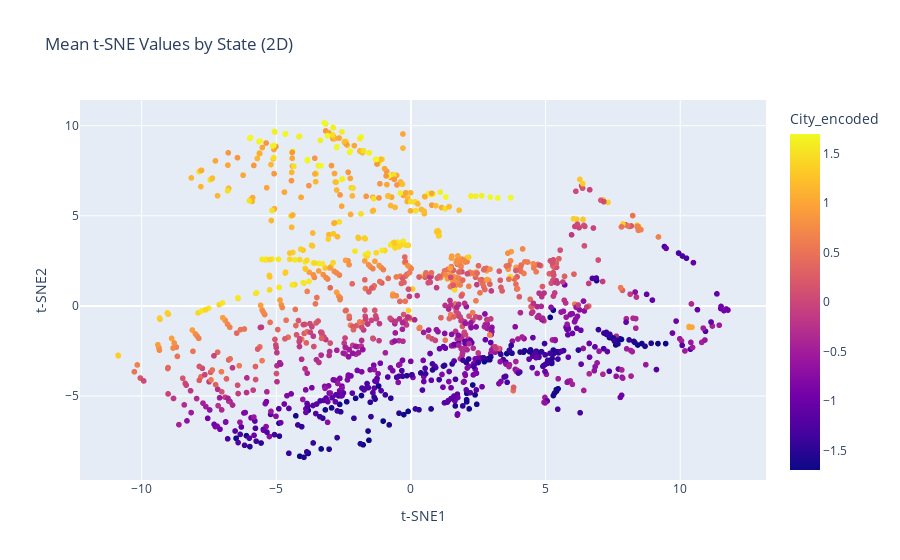

Notebook code for this chart:
### Code cell
fig = px.scatter(
    result_df_tsne,
    x='t-SNE1',
    y='t-SNE2',
    hover_name = result_df_tsne['State_encoded'],
    color='City_encoded',
    title='Mean t-SNE Values by State (2D)',
    labels={'Component_1': 'Mean Component 1', 'Component_2': 'Mean Component 2'}
)

# Show the plot
fig.show()

### Figure 1 — Plotly figure (JSON) as saved in the notebook; plotly's stock layout.template omitted (floating-point values rounded to 4 significant figures; data arrays with more than 128 entries replaced by an {"elided": "..."} marker saying what was removed)
{"data": [{"hovertemplate": "<b>%{hovertext}</b><br><br>t-SNE1=%{x}<br>t-SNE2=%{y}<br>City_encoded=%{marker.color}<extra></extra>", "hovertext": {"elided": "1349 float values"}, "legendgroup": "", "marker": {"color": {"elided": "1349 float values"}, "coloraxis": "coloraxis", "symbol": "circle"}, "mode": "markers", "name": "", "showlegend": false, "type": "scattergl", "x": {"elided": "1349 float values"}, "xaxis": "x", "y": {"elided": "1349 float values"}, "yaxis": "y"}], "layout": {"coloraxis": {"colorbar": {"title": {"text": "City_encoded"}}, "colorscale": [[0, "#0d0887"], [0.1111, "#46039f"], [0.2222, "#7201a8"], [0.3333, "#9c179e"], [0.4444, "#bd3786"], [0.5556, "#d8576b"], [0.6667, "#ed7953"], [0.7778, "#fb9f3a"], [0.8889, "#fdca26"], [1, "#f0f921"]]}, "legend": {"tracegroupgap": 0}, "title": {"text": "Mean t-SNE Values by State (2D)"}, "xaxis": {"anchor": "y", "domain": [0, 1], "title": {"text": "t-SNE1"}}, "yaxis": {"anchor": "x", "domain": [0, 1], "title": {"text": "t-SNE2"}}}}
